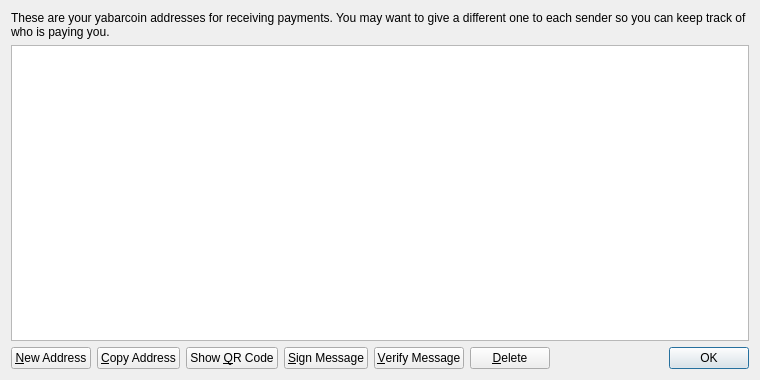
<?xml version="1.0" encoding="UTF-8"?>
<ui version="4.0">
 <class>AddressBookPage</class>
 <widget class="QWidget" name="AddressBookPage">
  <property name="geometry">
   <rect>
    <x>0</x>
    <y>0</y>
    <width>760</width>
    <height>380</height>
   </rect>
  </property>
  <property name="windowTitle">
   <string>Address Book</string>
  </property>
  <layout class="QVBoxLayout" name="verticalLayout">
   <item>
    <widget class="QLabel" name="labelExplanation">
     <property name="text">
      <string>These are your yabarcoin addresses for receiving payments. You may want to give a different one to each sender so you can keep track of who is paying you.</string>
     </property>
     <property name="textFormat">
      <enum>Qt::PlainText</enum>
     </property>
     <property name="wordWrap">
      <bool>true</bool>
     </property>
    </widget>
   </item>
   <item>
    <widget class="QTableView" name="tableView">
     <property name="contextMenuPolicy">
      <enum>Qt::CustomContextMenu</enum>
     </property>
     <property name="toolTip">
      <string>Double-click to edit address or label</string>
     </property>
     <property name="tabKeyNavigation">
      <bool>false</bool>
     </property>
     <property name="alternatingRowColors">
      <bool>true</bool>
     </property>
     <property name="selectionMode">
      <enum>QAbstractItemView::SingleSelection</enum>
     </property>
     <property name="selectionBehavior">
      <enum>QAbstractItemView::SelectRows</enum>
     </property>
     <property name="sortingEnabled">
      <bool>true</bool>
     </property>
     <attribute name="verticalHeaderVisible">
      <bool>false</bool>
     </attribute>
    </widget>
   </item>
   <item>
    <layout class="QHBoxLayout" name="horizontalLayout">
     <item>
      <widget class="QPushButton" name="newAddressButton">
       <property name="toolTip">
        <string>Create a new address</string>
       </property>
       <property name="text">
        <string>&amp;New Address</string>
       </property>
       <property name="icon">
        <iconset resource="../bitcoin.qrc">
         <normaloff>:/icons/add</normaloff>:/icons/add</iconset>
       </property>
      </widget>
     </item>
     <item>
      <widget class="QPushButton" name="copyToClipboard">
       <property name="toolTip">
        <string>Copy the currently selected address to the system clipboard</string>
       </property>
       <property name="text">
        <string>&amp;Copy Address</string>
       </property>
       <property name="icon">
        <iconset resource="../bitcoin.qrc">
         <normaloff>:/icons/editcopy</normaloff>:/icons/editcopy</iconset>
       </property>
      </widget>
     </item>
     <item>
      <widget class="QPushButton" name="showQRCode">
       <property name="text">
        <string>Show &amp;QR Code</string>
       </property>
       <property name="icon">
        <iconset resource="../bitcoin.qrc">
         <normaloff>:/icons/qrcode</normaloff>:/icons/qrcode</iconset>
       </property>
      </widget>
     </item>
     <item>
      <widget class="QPushButton" name="signMessage">
       <property name="toolTip">
        <string>Sign a message to prove you own a Bitcoin address</string>
       </property>
       <property name="text">
        <string>&amp;Sign Message</string>
       </property>
       <property name="icon">
        <iconset resource="../bitcoin.qrc">
         <normaloff>:/icons/edit</normaloff>:/icons/edit</iconset>
       </property>
      </widget>
     </item>
     <item>
      <widget class="QPushButton" name="verifyMessage">
       <property name="toolTip">
        <string>Verify a message to ensure it was signed with a specified Bitcoin address</string>
       </property>
       <property name="text">
        <string>&amp;Verify Message</string>
       </property>
       <property name="icon">
        <iconset resource="../bitcoin.qrc">
         <normaloff>:/icons/transaction_0</normaloff>:/icons/transaction_0</iconset>
       </property>
      </widget>
     </item>
     <item>
      <widget class="QPushButton" name="deleteButton">
       <property name="toolTip">
        <string>Delete the currently selected address from the list. Only sending addresses can be deleted.</string>
       </property>
       <property name="text">
        <string>&amp;Delete</string>
       </property>
       <property name="icon">
        <iconset resource="../bitcoin.qrc">
         <normaloff>:/icons/remove</normaloff>:/icons/remove</iconset>
       </property>
      </widget>
     </item>
     <item>
      <spacer name="horizontalSpacer">
       <property name="orientation">
        <enum>Qt::Horizontal</enum>
       </property>
       <property name="sizeHint" stdset="0">
        <size>
         <width>40</width>
         <height>20</height>
        </size>
       </property>
      </spacer>
     </item>
     <item>
      <widget class="QDialogButtonBox" name="buttonBox">
       <property name="sizePolicy">
        <sizepolicy hsizetype="Maximum" vsizetype="Fixed">
         <horstretch>0</horstretch>
         <verstretch>0</verstretch>
        </sizepolicy>
       </property>
       <property name="standardButtons">
        <set>QDialogButtonBox::Ok</set>
       </property>
      </widget>
     </item>
    </layout>
   </item>
  </layout>
 </widget>
 <resources>
  <include location="../bitcoin.qrc"/>
 </resources>
 <connections/>
</ui>
